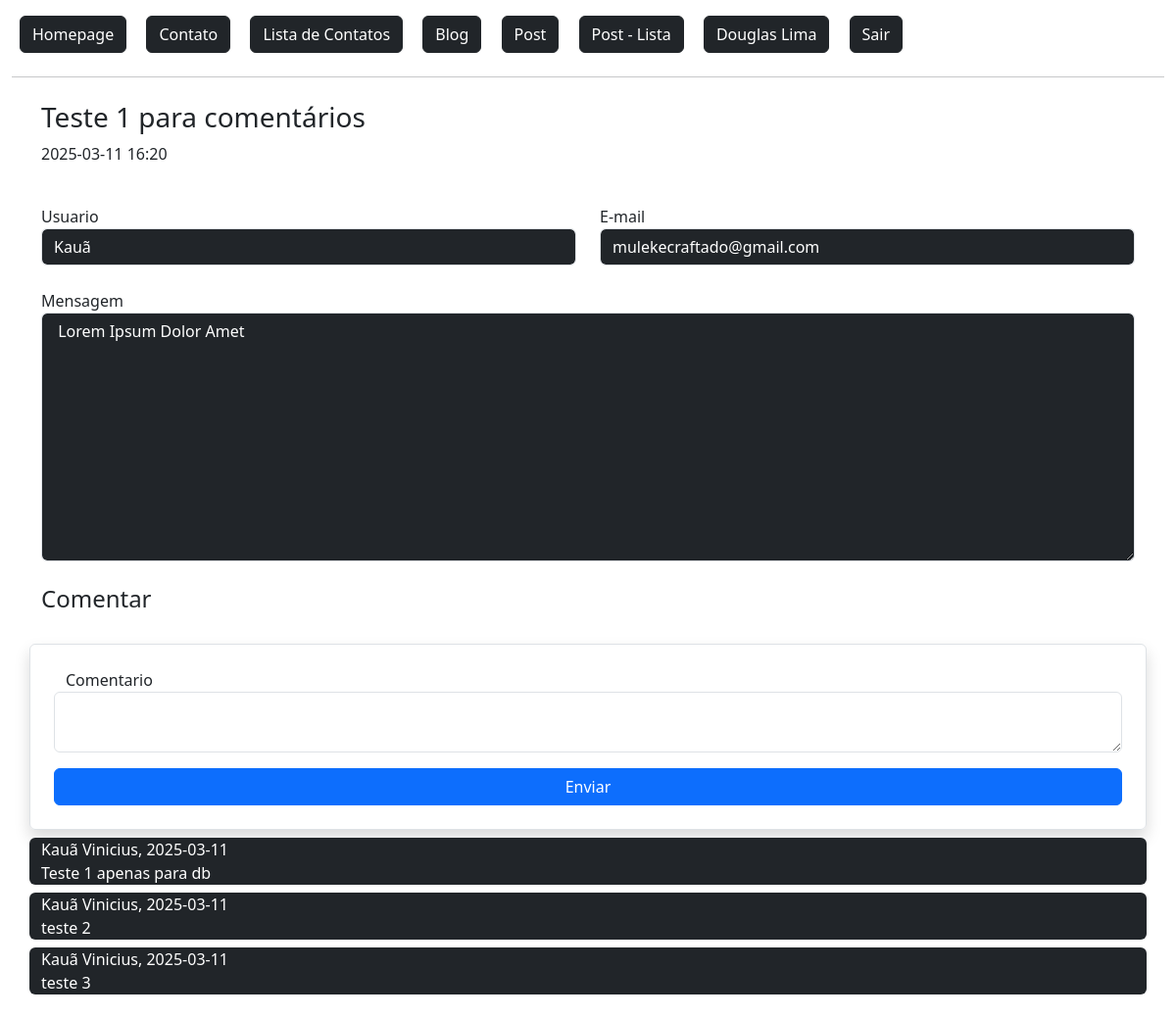
/post/1/ (signed in), run on an earlier commit of the app's database.
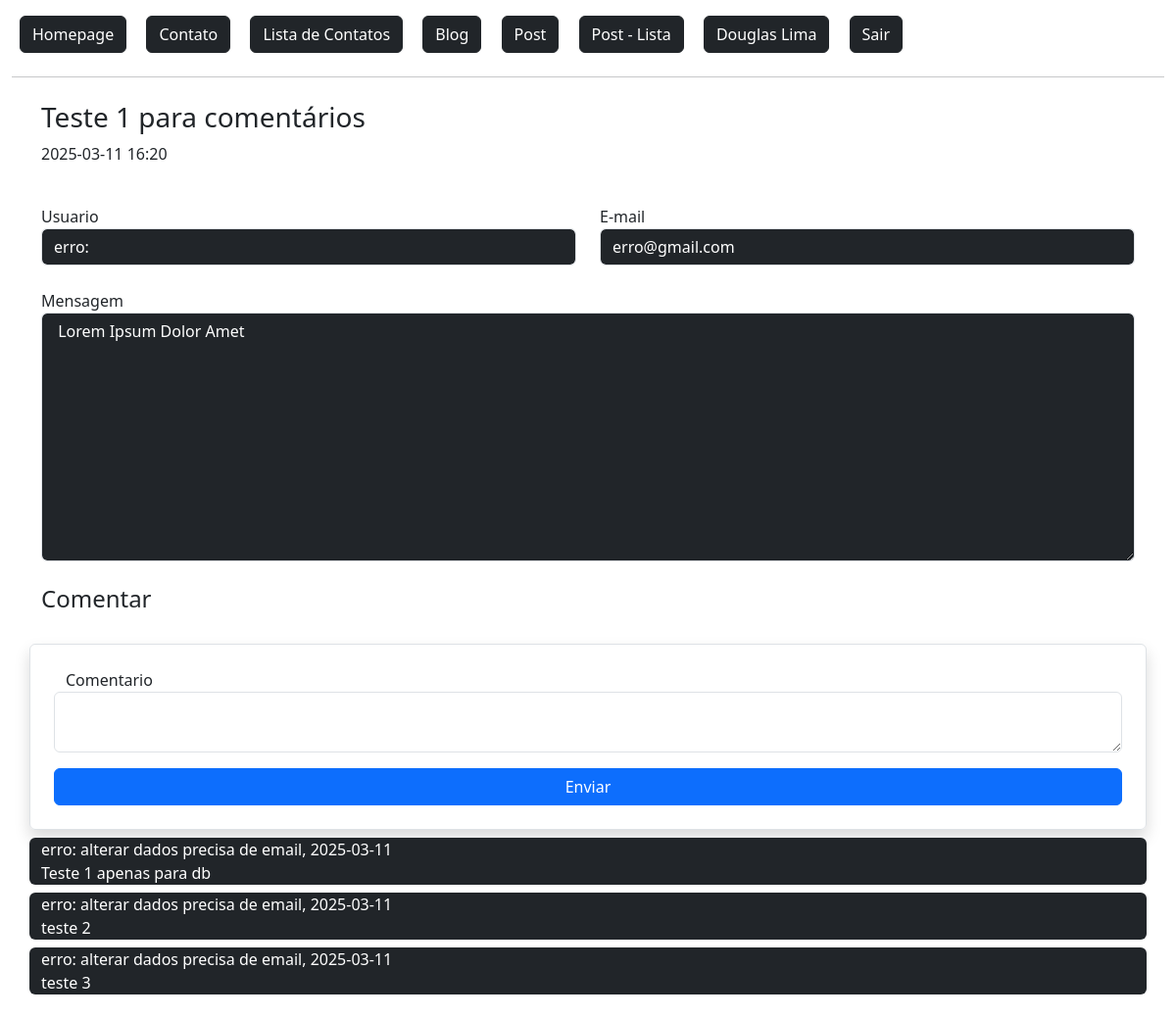
And on a later commit of the database.
### flaskLearn/models.py (models this page shows)
class User(db.Model, UserMixin):
    id = db.Column(db.Integer, primary_key=True)
    admin = db.Column(db.Boolean, default=False)
    nome = db.Column(db.String, nullable=True)
    sobrenome = db.Column(db.String, nullable=True)
    email = db.Column(db.String, nullable=True)
    senha = db.Column(db.String, nullable=True)
    data_cadastro = db.Column(db.DateTime, default=datetime.now())
    posts = db.relationship('Post', backref='user', lazy=True) #É a tabela referenciada. (um usuario pode ter varios posts)
    post_comentarios = db.relationship('PostComentarios', backref='user', lazy=True) #É a tabela referenciada. (um usuario pode ter varios posts)

class PostComentarios(db.Model):
    id = db.Column(db.Integer, primary_key=True)
    data_criacao = db.Column(db.DateTime, default=datetime.now())
    comentario = db.Column(db.String, nullable=True)
    user_id = db.Column(db.Integer, db.ForeignKey('user.id'), nullable=True)
    post_id = db.Column(db.Integer, db.ForeignKey('post.id'), nullable=True)
    def data_resumo(self):
        return str(self.data_criacao)[:10]

### flaskLearn/routes.py (the view)
@app.route('/post/<int:id>/', methods=['GET', 'POST'])
@login_required                 # Exige login do usuário.
def postDetail(id):
    obj = Post.query.get(id)
    lenComentarios = len(obj.comentarios)
    form = PostComentariosForm()
    context = {
        'lenComentarios': lenComentarios
    }
    if form.validate_on_submit():
        form.save(current_user.id, id)
        return redirect(url_for('postDetail', id=id))
    return render_template('posts/post_detail.html', obj=obj, form=form, context=context)

### flaskLearn/forms.py (shortened to what this page needs)
class PostComentariosForm(FlaskForm):
    comentario = TextAreaField('Comentario', validators=[DataRequired()])
    btnSubmit = SubmitField('Enviar')

### flaskLearn/models.py (called while the page is built)
@login_manager.user_loader # Retorna sessao do usuario no controle de login
def load_user(user_id):
    return User.query.get(user_id)

    def data_resumo(self):
        return str(self.data_criacao)[:16]

### flaskLearn/templates/posts/post_detail.html (shortened to what this page needs)
{% extends 'baseTemplate/base.html' %}
{% block content %}
{% include 'baseTemplate/nav.html' %}
<div class="container mt-4">
    <div class="row">
        <h3>{{ obj.titulo }}</h3>
        <p>{{ obj.data_resumo() }}</p>
        <div class="col-md-6 mt-4">
            Usuario
            <input type="text" value="{{ obj.user.nome }}" class="form-control bg-dark text-white" readonly>
        </div>
        <div class="col-md-6 mt-4">
            E-mail
            <input type="text" value="{{ obj.user.email }}" class="form-control bg-dark text-white" readonly>
        </div>
        <div class="col-12 mt-4">
            Mensagem
            <textarea type="text" rows="10" class="form-control bg-dark text-white" readonly> {{ obj.mensagem }} </textarea>
        </div>
    </div>
    <div class="row mt-4">
        <h4>Comentar</h4>
    </div>
    <form action="" method="post" class="row mt-4 p-4 rounded border shadow">
        {{ form.comentario.label() }}
        {{ form.comentario(class="form-control") }}
        {{ form.btnSubmit(class="btn btn-primary col-12 mt-3")}}
    </form>
    <div class="row mb-4">
        {% for comentario in range(context.lenComentarios) %}
            <div class="col-12 bg-dark rounded text-white mt-2">
                {{ obj.comentarios[comentario].user.nome }} {{ obj.comentarios[comentario].user.sobrenome }}<span>, </span>
                {{ obj.comentarios[comentario].data_resumo() }} <br>
                {{ obj.comentarios[comentario].comentario }}
            </div>
        {% endfor %}
    </div>
</div>
{% endblock %}

What changed in the data, as far as the page shows it:
changed User: user.nome "Kauã" → "erro:"; user.email "mulekecraftado@gmail.com" → "erro@gmail.com"
Also different on the page:
new list line: "erro: alterar dados precisa de email"
new list line: "2025-03-11 Teste 1 apenas para db"
new list line: "2025-03-11 teste 2"
new list line: "2025-03-11 teste 3"
list line gone: "Kauã Vinicius"
list line gone: "2025-03-11 Teste 1 apenas para db"
list line gone: "2025-03-11 teste 2"
list line gone: "2025-03-11 teste 3"
